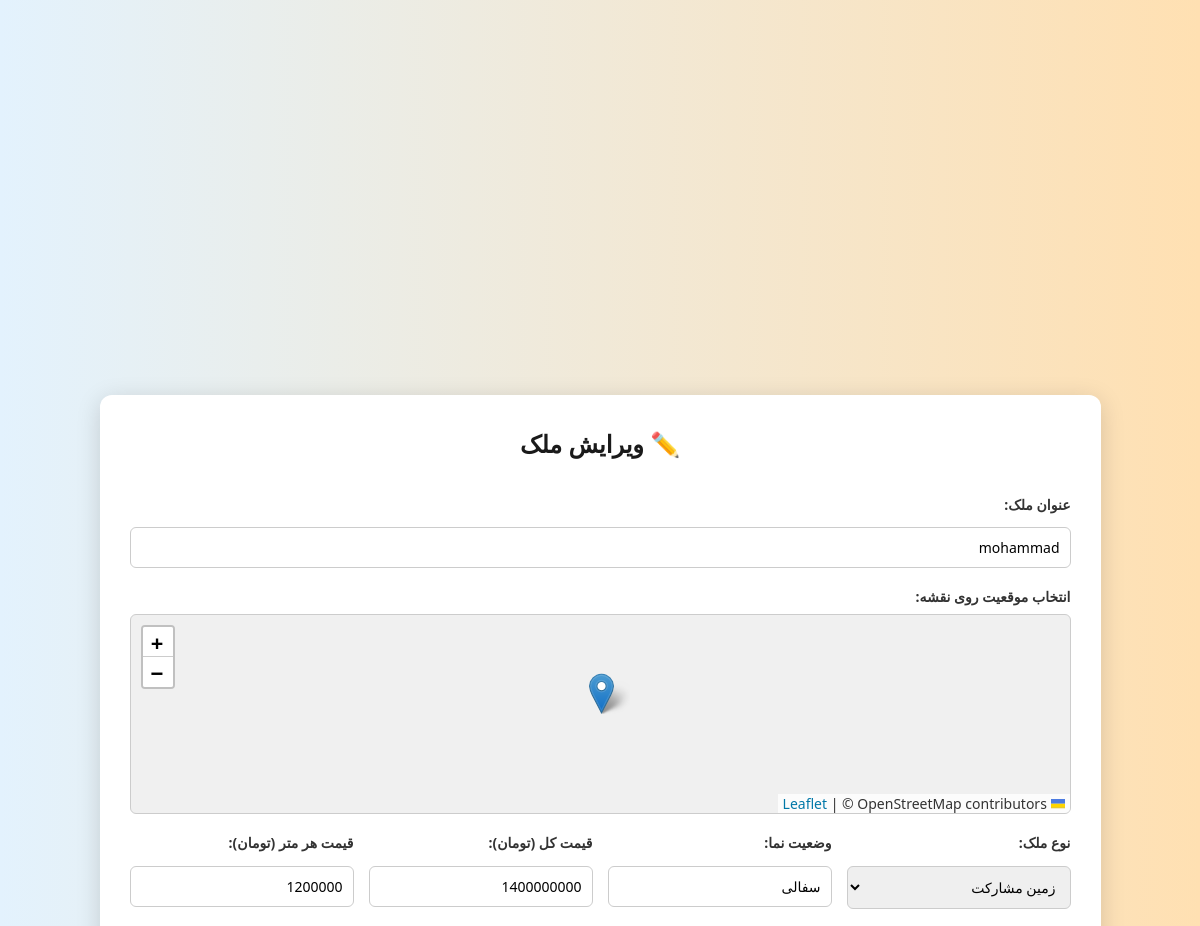
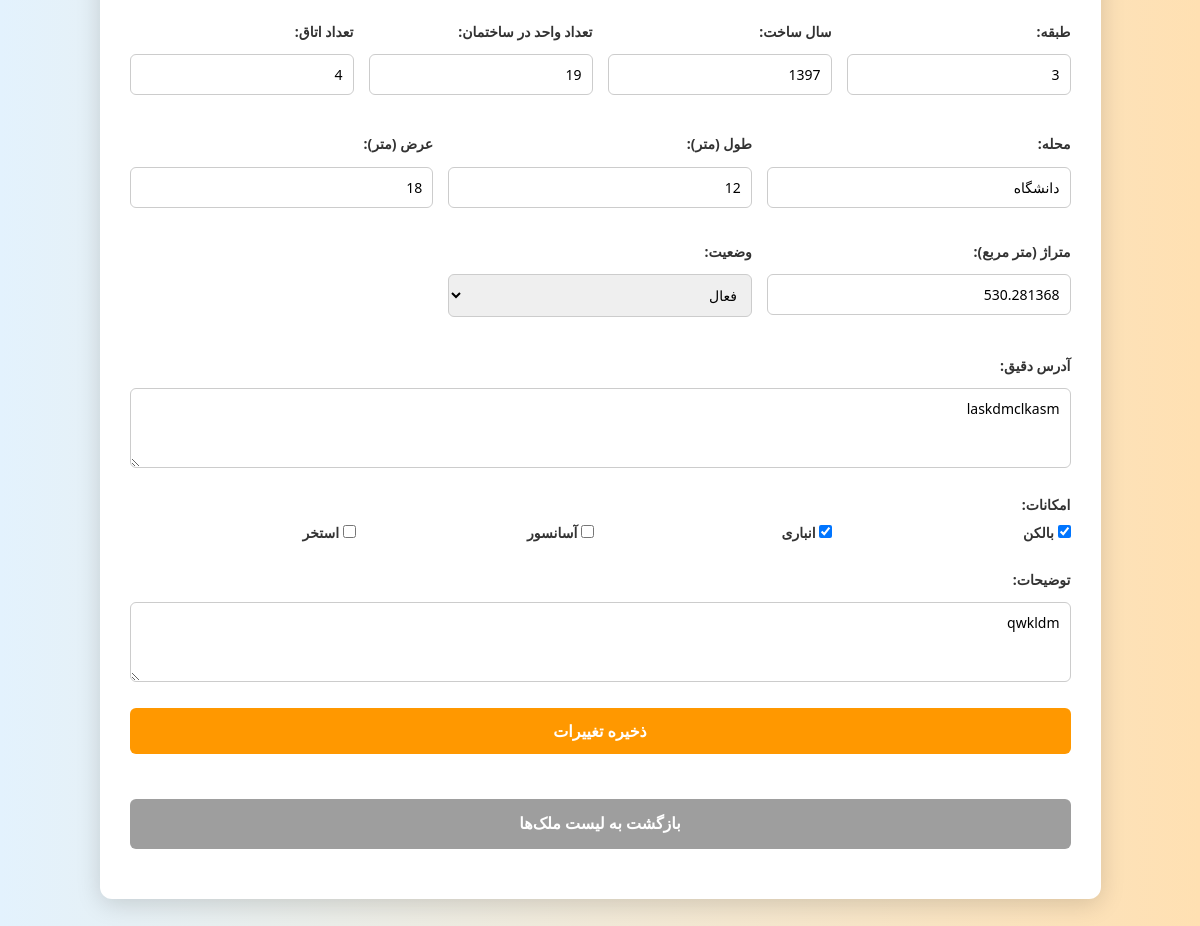
Screenshot of /admin/property/edit/3 (signed in) with the database file from the repository (2 pictures, top to bottom).
### models.py (models this page shows)
class Property(Base):
    __tablename__ = "Property"
    id = Column(Integer, primary_key=True, index=True, autoincrement=True)
    title = Column(String(500), unique=False, nullable=False)
    size = Column(Integer, unique=False, nullable=False)
    price = Column(Integer, unique=False, nullable=False)
    pricePerMeter = Column(Integer, unique=False, nullable=False)
    bedrooms = Column(Integer, unique=False, nullable=True)
    width = Column(Integer, unique=False, nullable=False)
    length = Column(Integer, unique=False, nullable=False)
    floorNumber = Column(Integer, unique=False, nullable=False)
    facade_status = Column(String(50), unique=False, nullable=False)
    builtYear = Column(Integer, unique=False, nullable=False)
    locationOnMap = Column(String(100), unique=False, nullable=False)
    detailed_address = Column(String(500), unique=False, nullable=False)
    neighborhood = Column(String(50), unique=False, nullable=False)
    description = Column(String(500), unique=False, nullable=True)
    amenities = Column(String(500), unique=False, nullable=True)
    units_in_building = Column(Integer, unique=False, nullable=True)
    property_type = Column(String(50), unique=False, nullable=False)
    latitude = Column(String(50), unique=False, nullable=False)
    longitude = Column(String(50), unique=False, nullable=False)
    status = Column(String(10), unique=False, nullable=False, default="active")
    RegisterDatePersian = Column(String(200), unique=False, nullable=False, default=str(jdatetime.datetime.today()))
    today = str(datetime.datetime.today().date())
    RegisterDateNational = Column(String(200), unique=False, nullable=False, default=str(today))
    adviosor_id = Column(Integer, unique=False, nullable=True, default=0)
    owner_id = Column(Integer, unique=False, nullable=True)

### main.py (the view)
@app.get("/admin/property/edit/{prop_id}", response_class=HTMLResponse)
async def edit_property(prop_id: int, request: Request, db: Session = Depends(get_db), user: models.User = Depends(dependencies.get_current_user)):
    prop = db.query(models.Property).filter(models.Property.id == prop_id).first()
    if not prop:
        raise HTTPException(status_code=404, detail="ملک یافت نشد")
    return templates.TemplateResponse("admin_property_edit.html", {"request": request, "property": prop})

### templates/admin_property_edit.html (shortened to what this page needs)
<!DOCTYPE html>
<html lang="fa" dir="rtl">
<head>
    <link rel="stylesheet" href="/static/style.css">
    <link rel="stylesheet" href="https://unpkg.com/leaflet@1.9.4/dist/leaflet.css" />
</head>
<body>
<div class="form-container">
    <h2>✏️ ویرایش ملک</h2>
    <form method="post" action="/admin/property/update/{{ property.id }}">
        <div class="form-group">
            <label>عنوان ملک:</label>
            <input type="text" name="title" value="{{ property.title }}" required>
        </div>
        <div class="form-group">
            <label>انتخاب موقعیت روی نقشه:</label>
            <div id="map"></div>
        </div>
        <div class="grid-4-columns">
            <div class="form-group">
                <label>نوع ملک:</label>
                <select name="property_type">
                    <option value="زمین مشارکت" {% if property.property_type == "زمین مشارکت" %}selected{% endif %}>زمین مشارکت</option>
                </select>
            </div>
            <div class="form-group">
                <label>وضعیت نما:</label>
                <input type="text" name="facade_status" value="{{ property.facade_status }}" required>
            </div>
            <div class="form-group">
                <label>قیمت کل (تومان):</label>
                <input type="number" name="price" value="{{ property.price }}" required>
            </div>
            <div class="form-group">
                <label>قیمت هر متر (تومان):</label>
                <input type="number" name="pricePerMeter" value="{{ property.pricePerMeter }}" required>
            </div>
        </div>
        <div class="grid-4-columns">
            <div class="form-group">
                <label>طبقه:</label>
                <input type="number" name="floorNumber" value="{{ property.floorNumber }}" required>
            </div>
            <div class="form-group">
                <label>سال ساخت:</label>
                <input type="number" name="builtYear" value="{{ property.builtYear }}" required>
            </div>
            <div class="form-group">
                <label>تعداد واحد در ساختمان:</label>
                <input type="number" name="units_in_building" value="{{ property.units_in_building }}">
            </div>
            <div class="form-group">
                <label>تعداد اتاق:</label>
                <input type="number" name="bedrooms" value="{{ property.bedrooms }}">
            </div>
        </div>
        <div class="grid-3-columns">
            <div class="form-group">
                <label>محله:</label>
                <input type="text" name="neighborhood" value="{{ property.neighborhood }}" required>
            </div>
            <div class="form-group">
                <label>طول (متر):</label>
                <input type="number" name="length" value="{{ property.length }}" required>
            </div>
            <div class="form-group">
                <label>عرض (متر):</label>
                <input type="number" name="width" value="{{ property.width }}" required>
            </div>
            <div class="form-group">
                <label>متراژ (متر مربع):</label>
                <input type="number" name="area" value="{{ property.size }}" required>
            </div>
            <div class="form-group">
                <label>وضعیت:</label>
                <select name="status">
                    <option value="فعال" {% if property.status == "فعال" %}selected{% endif %}>فعال</option>
                </select>
            </div>
        </div>
        <div class="form-group">
            <label>آدرس دقیق:</label>
            <textarea name="detailed_address" placeholder="خیابان، کوچه، پلاک...">{{ property.detailed_address }}</textarea>
        </div>
        <div class="form-group">
            <label>امکانات:</label>
            <div class="amenities">
                {% set amenities_list = property.amenities.split(',') if property.amenities else [] %}
                <label><input type="checkbox" name="amenities" value="بالکن" {% if "بالکن" in amenities_list %}checked{% endif %}> بالکن</label>
                <label><input type="checkbox" name="amenities" value="انباری" {% if "انباری" in amenities_list %}checked{% endif %}> انباری</label>
                <label><input type="checkbox" name="amenities" value="آسانسور" {% if "آسانسور" in amenities_list %}checked{% endif %}> آسانسور</label>
                <label><input type="checkbox" name="amenities" value="استخر" {% if "استخر" in amenities_list %}checked{% endif %}> استخر</label>
            </div>
        </div>
        <div class="form-group">
            <label>توضیحات:</label>
            <textarea name="description" placeholder="توضیحات بیشتر...">{{ property.description }}</textarea>
        </div>
        <button type="submit">ذخیره تغییرات</button>
    </form>
    <br>
    <a href="/admin/properties" class="back-btn">بازگشت به لیست ملک‌ها</a>
</div>
</body>
</html>

### static/style.css (style rules this page uses)
* { margin: 0; padding: 0; box-sizing: border-box; font-family: "Segoe UI", Tahoma, Geneva, Verdana, sans-serif; }
body { background: linear-gradient(to right, #74ebd5, #ACB6E5); min-height: 100vh; display: flex; align-items: center; justify-content: center; color: #333; padding: 20px; }
* { margin: 0; padding: 0; box-sizing: border-box; }
body { font-family: "Segoe UI", Tahoma, Geneva, Verdana, sans-serif; background: linear-gradient(to right, #74ebd5, #ACB6E5); height: 100vh; display: flex; justify-content: center; align-items: center; color: #333; }
body { background-color: #f4f4f4; }
.back-btn { display: inline-block; margin-bottom: 20px; padding: 8px 16px; background-color: #9e9e9e; color: white; text-decoration: none; border-radius: 6px; font-weight: bold; transition: background-color 0.3s ease; }
input[type="text"], input[type="number"], select, textarea { width: 100%; padding: 10px; margin-top: 5px; border-radius: 6px; border: 1px solid #ccc; font-size: 14px; }
textarea { resize: vertical; min-height: 100px; }
button[type="submit"] { padding: 12px 20px; background-color: #2196F3; color: white; border: none; border-radius: 6px; cursor: pointer; font-weight: bold; }
body { font-family: "Segoe UI", Tahoma, Geneva, Verdana, sans-serif; margin: 0; padding: 0; background-color: #f4f4f4; }

### templates/admin_property_edit.html (style rules this page uses)
* { box-sizing: border-box; margin: 0; padding: 0; }
body { font-family: "Segoe UI", Tahoma, Geneva, Verdana, sans-serif; background: linear-gradient(to right, #e3f2fd, #ffe0b2); margin-bottom: 30vh; margin-top: 40vh; min-height: 180vh; padding: 200px 20px 60px; color: #333; line-height: 1.6; }
.form-container { max-width: 1200px; margin: 0 auto; padding: 30px; background-color: white; border-radius: 12px; box-shadow: 0 5px 25px rgba(0, 0, 0, 0.15); }
h2 { text-align: center; margin-bottom: 30px; color: #1a1a1a; font-size: 24px; }
.grid-4-columns { display: grid; grid-template-columns: repeat(4, 1fr); gap: 15px; margin-bottom: 20px; }
.grid-3-columns { display: grid; grid-template-columns: repeat(3, 1fr); gap: 15px; margin-bottom: 20px; }
label { display: block; font-weight: bold; margin-bottom: 6px; font-size: 14px; }
input[type="text"], input[type="number"], select, textarea, #map { width: 100%; padding: 10px; font-size: 14px; border: 1px solid #ccc; border-radius: 6px; }
#map { height: 200px; border-radius: 6px; overflow: hidden; background-color: #f0f0f0; }
textarea { resize: vertical; min-height: 80px; }
.form-group { margin-bottom: 18px; }
.amenities { display: flex; flex-wrap: wrap; gap: 12px; }
.amenities label { flex: 1 1 23%; min-width: 150px; white-space: nowrap; }
button[type="submit"] { width: 100%; padding: 12px; background-color: #FF9800; color: white; border: none; border-radius: 6px; cursor: pointer; font-weight: bold; font-size: 16px; }
.back-btn { display: inline-block; margin-top: 20px; padding: 12px 20px; background-color: #9e9e9e; color: white; text-decoration: none; border-radius: 6px; text-align: center; width: 100%; font-weight: bold; }

### rows the page displays
Property: title "mohammad", property_type "زمین مشارکت", facade_status "سفالی", price "1400000000", pricePerMeter "1200000", floorNumber "3", builtYear "1397", units_in_building "19", bedrooms "4", neighborhood "دانشگاه", length "12", width "18", area "530.281368", detailed_address "laskdmclkasm", description "qwkldm"
